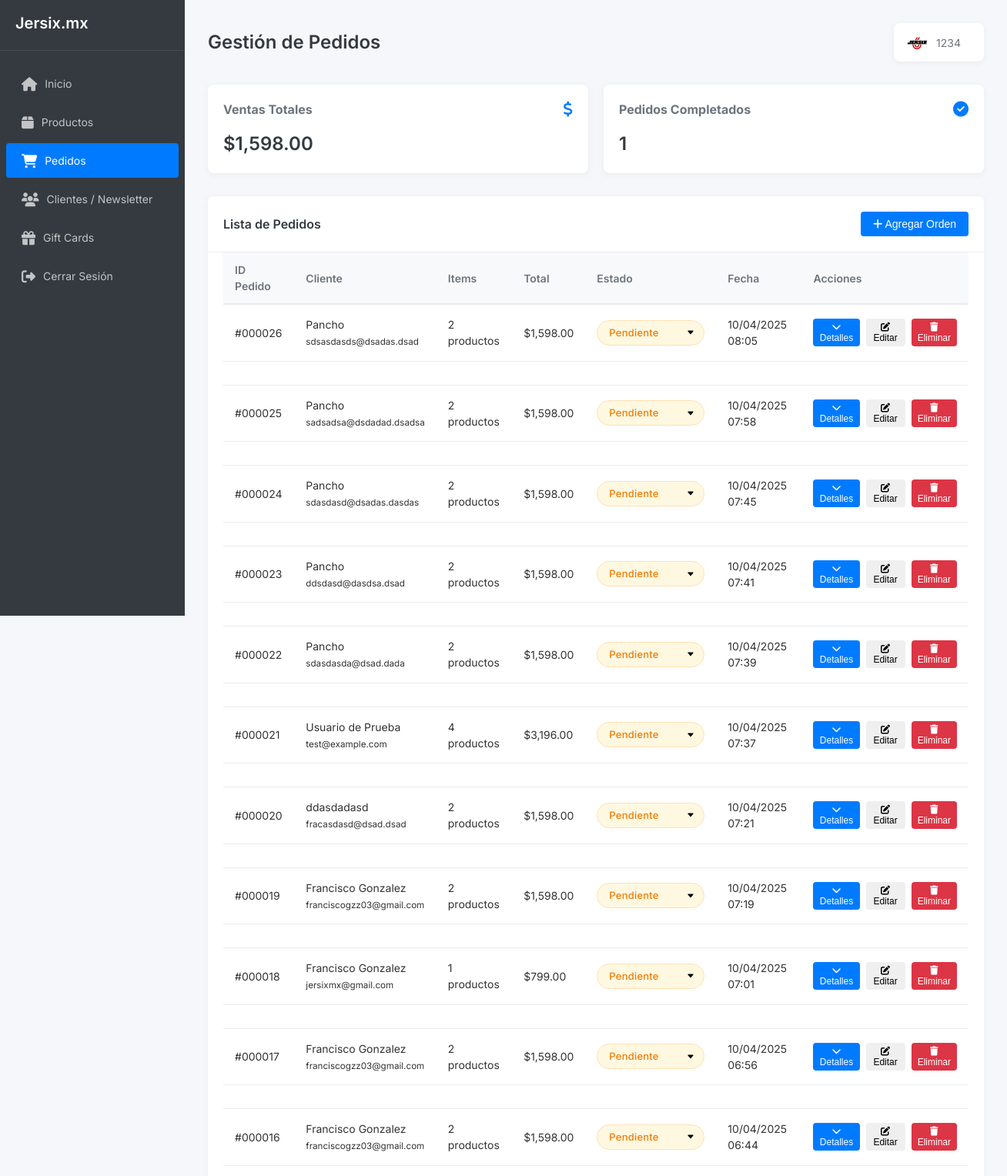
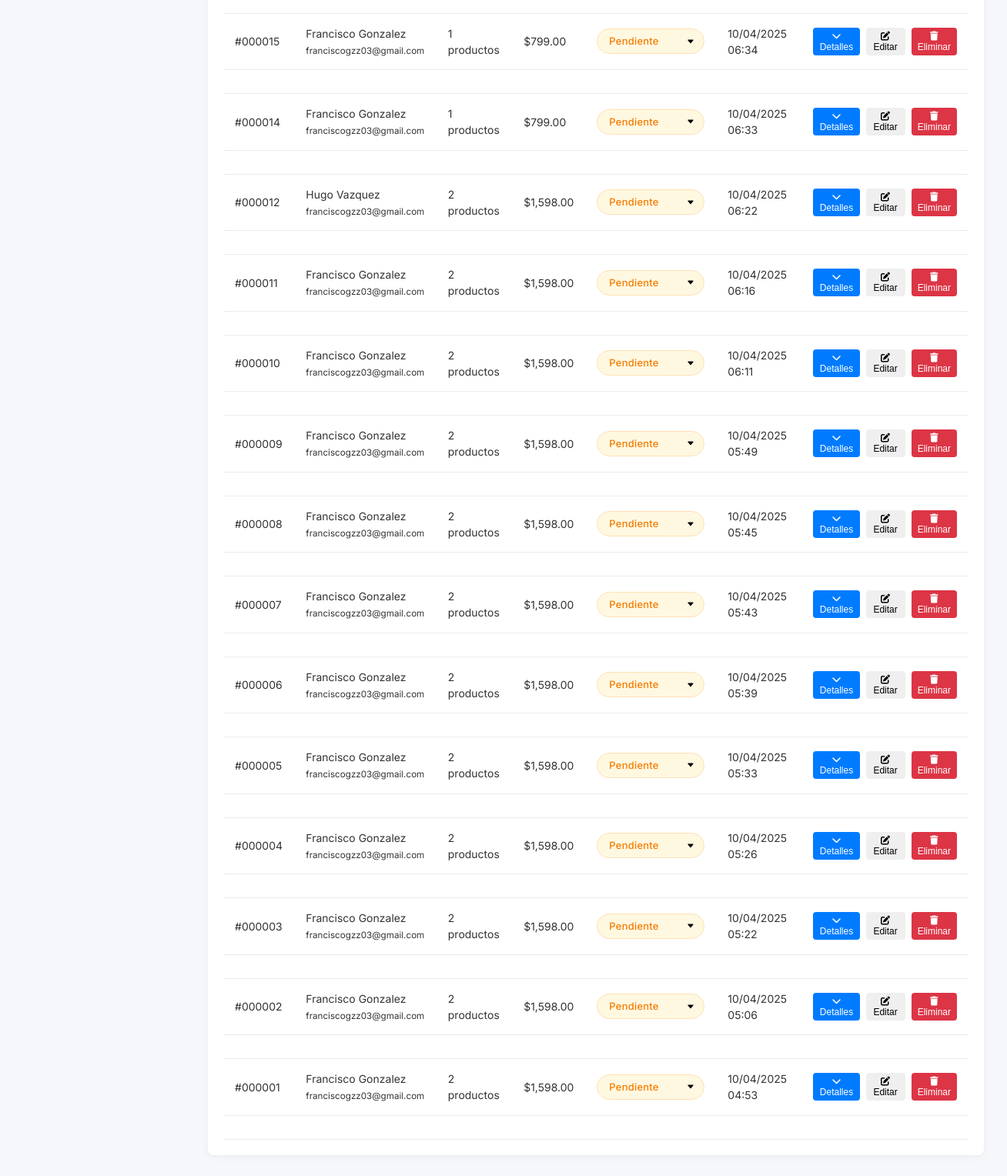
Screenshot of /admin2/orders.php (signed in) with the database file from the repository (2 pictures, top to bottom).
### tables this page shows
CREATE TABLE `sales_stats` (
  `id` int(11) NOT NULL,
  `total_sales` decimal(10,2) DEFAULT 0.00,
  `total_orders` int(11) DEFAULT 0
);

CREATE TABLE `orders` (
  `order_id` int(11) NOT NULL,
  `customer_name` varchar(255) NOT NULL,
  `customer_email` varchar(255) NOT NULL,
  `phone` varchar(20) NOT NULL,
  `street` varchar(255) NOT NULL,
  `colony` varchar(255) NOT NULL,
  `city` varchar(255) NOT NULL,
  `state` varchar(255) NOT NULL,
  `zip_code` varchar(10) NOT NULL,
  `status` enum('pending','processing','completed','cancelled') DEFAULT 'pending',
  `payment_status` enum('pending','paid','failed') DEFAULT 'pending' COMMENT 'Tracks the payment status of an order',
  `created_at` timestamp NOT NULL DEFAULT current_timestamp(),
  `payment_method` varchar(50) DEFAULT NULL,
  `payment_id` varchar(255) DEFAULT NULL,
  `payment_notes` text DEFAULT NULL,
  `total_amount` decimal(10,2) NOT NULL DEFAULT 0.00
);

### admin2/orders.php (the view, shortened to what this page needs)
<?php
require_once __DIR__ . '/../config/database.php';
try {
    $pdo = getConnection();
    $pdo->setAttribute(PDO::ATTR_ERRMODE, PDO::ERRMODE_EXCEPTION);
} catch(PDOException $e) {
    die('Error de conexión a la base de datos: ' . $e->getMessage());
}
try {
    $stats_stmt = $pdo->query("SELECT total_sales, total_orders FROM sales_stats LIMIT 1");
    $stats = $stats_stmt->fetch(PDO::FETCH_ASSOC);
} catch(PDOException $e) {
    $stats = ['total_sales' => 0, 'total_orders' => 0];
}
try {
    $stmt = $pdo->query("
        SELECT
            o.*,
            COUNT(DISTINCT oi.order_item_id) as total_items,
            SUM(oi.quantity * oi.price) as order_total_before_discount,
            CASE
                WHEN o.payment_notes REGEXP 'Gift Card aplicada:.+\\- Monto: \\$([0-9.]+)' THEN
                    SUM(oi.quantity * oi.price) - (
                        SELECT CAST(REGEXP_REPLACE(
                            REGEXP_SUBSTR(o.payment_notes, 'Gift Card aplicada:.+\\- Monto: \\$([0-9.]+)'),
                            'Gift Card aplicada:.+\\- Monto: \\$', ''
                        ) AS DECIMAL(10,2))
                    )
                ELSE SUM(oi.quantity * oi.price)
            END as order_total,
            GROUP_CONCAT(DISTINCT CONCAT(p.name, ' (', oi.quantity, ')') SEPARATOR ', ') as products_summary
        FROM orders o
        LEFT JOIN order_items oi ON o.order_id = oi.order_id
        LEFT JOIN products p ON oi.product_id = p.product_id
        GROUP BY
            o.order_id,
            o.customer_name,
            o.customer_email,
            o.status,
            o.created_at,
            o.phone,
            o.street,
            o.colony,
            o.city,
            o.state,
            o.zip_code,
            o.payment_status,
            o.payment_notes
        ORDER BY o.created_at DESC
    ");
    $orders = $stmt->fetchAll(PDO::FETCH_ASSOC);
} catch(PDOException $e) {
    $error_message = "Error al obtener pedidos: " . $e->getMessage();
    $orders = [];
}
function calcularPrecioReal($item) {
    $precioBase = floatval($item['price']);
    $precioFinal = $precioBase;
    $tienePersonalizacion = !empty($item['personalization_name']) || !empty($item['personalization_number']);
    $tieneParche = false;
    $nombreProducto = strtolower($item['product_name'] ?? '');
    $esJersey = (
        strpos($nombreProducto, 'jersey') !== false ||
        strpos($nombreProducto, 'camiseta') !== false ||
        strpos($nombreProducto, 'milan') !== false ||
        strpos($nombreProducto, 'manchester') !== false ||
        strpos($nombreProducto, 'barcelona') !== false ||
        strpos($nombreProducto, 'real madrid') !== false ||
        strpos($nombreProducto, 'rayados') !== false ||
        strpos($nombreProducto, 'tigres') !== false ||
        strpos($nombreProducto, 'chivas') !== false ||
        strpos($nombreProducto, 'america') !== false ||
        strpos($nombreProducto, 'arsenal') !== false ||
        strpos($nombreProducto, 'chelsea') !== false ||
        strpos($nombreProducto, 'liverpool') !== false ||
        strpos($nombreProducto, 'atletico') !== false ||
        strpos($nombreProducto, 'ajax') !== false ||
        strpos($nombreProducto, 'juventus') !== false ||
        strpos($nombreProducto, 'tottenham') !== false ||
        strpos($nombreProducto, 'bayern') !== false ||
        strpos($nombreProducto, 'borussia') !== false ||
        strpos($nombreProducto, 'napoli') !== false ||
        strpos($nombreProducto, 'inter') !== false
    ) && strpos($nombreProducto, 'gift card') === false;
    $subtotal = $item['quantity'] * $precioFinal;
    return [
        'precio_base' => $precioBase,
        'precio_final' => $precioFinal,
        'subtotal' => $subtotal,
        'tiene_personalizacion' => $tienePersonalizacion,
        'tiene_parche' => $tieneParche,
        'es_jersey' => $esJersey
    ];
}
?>
<!DOCTYPE html>
<html lang="es">
<head>
    <link rel="stylesheet" href="https://cdnjs.cloudflare.com/ajax/libs/font-awesome/6.4.0/css/all.min.css">
</head>
<body>
    <div class="dashboard-layout">
        <aside class="sidebar">
            <div class="sidebar-header">
                <h2>Jersix.mx</h2>
            </div>
            <ul class="nav-menu">
                <li class="nav-item">
                    <a href="dashboard.php">
                        <i class="fas fa-home"></i>
                        <span>Inicio</span>
                    </a>
                </li>
                <li class="nav-item">
                    <a href="products.php">
                        <i class="fas fa-box"></i>
                        <span>Productos</span>
                    </a>
                </li>
                <li class="nav-item active">
                    <a href="orders.php">
                        <i class="fas fa-shopping-cart"></i>
                        <span>Pedidos</span>
                    </a>
                </li>
                <li class="nav-item">
                    <a href="newsletter.php">
                        <i class="fas fa-users"></i>
                        <span>Clientes / Newsletter</span>
                    </a>
                </li>
                <li class="nav-item">
                    <a href="giftcards.php">
                        <i class="fas fa-gift"></i>
                        <span>Gift Cards</span>
                    </a>
                </li>
                <li class="nav-item">
                    <a href="logout.php">
                        <i class="fas fa-sign-out-alt"></i>
                        <span>Cerrar Sesión</span>
                    </a>
                </li>
            </ul>
        </aside>
        <main class="main-content">
            <div class="topbar">
                <div>
                    <h1>Gestión de Pedidos</h1>
                </div>
                <div class="user-info">
                    <img src="../img/ICON.png" alt="User" style="width: 30px; height: 30px; border-radius: 50%; margin-right: 10px;">
                    <span><?php echo $_SESSION['admin_name'] ?? 'Administrador'; ?></span>
                </div>
            </div>
            <div class="stats-panel">
                <div class="stat-card">
                    <div class="stat-card-header">
                        <h3>Ventas Totales</h3>
                        <i class="fas fa-dollar-sign"></i>
                    </div>
                    <div class="stat-card-value">$<?php echo number_format($stats['total_sales'], 2); ?></div>
                </div>
                <div class="stat-card">
                    <div class="stat-card-header">
                        <h3>Pedidos Completados</h3>
                        <i class="fas fa-check-circle"></i>
                    </div>
                    <div class="stat-card-value"><?php echo $stats['total_orders']; ?></div>
                </div>
            </div>
            <div class="panel">
                <div class="panel-header">
                    <h3 class="panel-title">Lista de Pedidos</h3>
                    <div style="display: flex; gap: 10px;">
                        <button class="btn btn-primary" onclick="openAddOrderModal()">
                            <i class="fas fa-plus"></i> Agregar Orden
                        </button>
                    </div>
                </div>
                <?php if (empty($orders)): ?>
                    <div class="empty-state">
                        <div class="empty-state-icon">
                            <i class="fas fa-shopping-cart"></i>
                        </div>
                        <h3 class="empty-state-title">No hay pedidos disponibles</h3>
                        <p class="empty-state-description">Los pedidos aparecerán aquí cuando los clientes realicen compras</p>
                    </div>
                <?php else: ?>
                    <div class="table-container">
                        <table>
                            <thead>
                                <tr>
                                    <th>ID Pedido</th>
                                    <th>Cliente</th>
                                    <th>Items</th>
                                    <th>Total</th>
                                    <th>Estado</th>
                                    <th>Fecha</th>
                                    <th>Acciones</th>
                                </tr>
                            </thead>
                            <tbody>
                                <?php foreach ($orders as $order): ?>
                                    <?php
                                    $isGiftcardPayment = ($order['payment_method'] === 'giftcard' || $order['payment_method'] === 'giftcard+paypal' || strpos($order['payment_notes'] ?? '', 'Gift Card aplicada') !== false);
                                    ?>
                                    <tr data-order-id="<?php echo $order['order_id']; ?>" <?php echo $isGiftcardPayment ? 'data-payment="giftcard"' : ''; ?>>
                                        <td data-label="ID Pedido">#<?php echo str_pad($order['order_id'], 6, '0', STR_PAD_LEFT); ?></td>
                                        <td data-label="Cliente">
                                            <div><?php echo htmlspecialchars($order['customer_name']); ?></div>
                                            <small><?php echo htmlspecialchars($order['customer_email']); ?></small>
                                        </td>
                                        <td data-label="Items"><?php echo $order['total_items']; ?> productos</td>
                                        <td data-label="Total">
                                            <?php
                                            $real_total_stmt = $pdo->prepare("
                                                SELECT
                                                    oi.*,
                                                    p.name as product_name
                                                FROM order_items oi
                                                LEFT JOIN products p ON oi.product_id = p.product_id
                                                WHERE oi.order_id = ?
                                            ");
                                            $real_total_stmt->execute([$order['order_id']]);
                                            $items = $real_total_stmt->fetchAll(PDO::FETCH_ASSOC);
                                            $real_total = 0;
                                            foreach ($items as $item) {
                                                $priceData = calcularPrecioReal($item);
                                                $real_total += $priceData['subtotal'];
                                            }
                                            $discount_amount = 0;
                                            $isGiftcardPayment = ($order['payment_method'] === 'giftcard' || $order['payment_method'] === 'giftcard+paypal' || strpos($order['payment_notes'] ?? '', 'Gift Card aplicada') !== false);
                                            if ($order['payment_method'] === 'giftcard') {
                                                echo '<div style="font-weight: 500; color: #28a745;">$0 <small style="color: #6c757d; text-decoration: line-through;">($' . number_format($real_total, 2) . ')</small></div>';
                                            } elseif ($discount_amount > 0) {
                                                $paid_amount = $real_total - $discount_amount;
                                                echo '<div>';
                                                echo '<span style="font-weight: 500; color: #28a745;">$' . number_format($paid_amount, 2) . '</span><br>';
                                                echo '<small style="color: #6c757d; text-decoration: line-through;">$' . number_format($real_total, 2) . '</small>';
                                                echo '</div>';
                                            } else {
                                                echo '$' . number_format($real_total, 2);
                                            }
                                            ?>
                                        </td>
                                        <td data-label="Estado">
                                            <select class="status-select status-<?php echo $order['status']; ?>"
                                                    data-order-id="<?php echo $order['order_id']; ?>"
                                                    data-previous-status="<?php echo $order['status']; ?>"
                                                    <?php if ($order['payment_method'] === 'giftcard'): ?>data-giftcard="true"<?php endif; ?>
                                                    onchange="updateOrderStatus(this)">
                                                <option value="pending" <?php echo $order['status'] == 'pending' ? 'selected' : ''; ?>>Pendiente</option>
                                            </select>
                                        </td>
                                        <td data-label="Fecha"><?php echo date('d/m/Y H:i', strtotime($order['created_at'])); ?></td>
                                        <td data-label="Acciones">
                                            <div class="action-buttons">
                                                <button class="btn btn-sm btn-primary expand-button" onclick="toggleOrderDetails(<?php echo $order['order_id']; ?>)">
                                                    <i class="fas fa-chevron-down"></i> Detalles
                                                </button>
                                                <button class="btn btn-sm btn-warning" onclick="editOrder(<?php echo $order['order_id']; ?>)">
                                                    <i class="fas fa-edit"></i> Editar
                                                </button>
                                                <button class="btn btn-sm btn-danger" onclick="deleteOrder(<?php echo $order['order_id']; ?>)">
                                                    <i class="fas fa-trash"></i> Eliminar
                                                </button>
                                            </div>
                                        </td>
                                    </tr>
                                    <tr data-order-id="<?php echo $order['order_id']; ?>" <?php echo $isGiftcardPayment ? 'data-payment="giftcard"' : ''; ?>>
                                        <td colspan="8">
                                        </td>
                                    </tr>
                                <?php endforeach; ?>
                            </tbody>
                        </table>
                    </div>
                <?php endif; ?>
            </div>
        </main>
    </div>
</body>
</html>

### rows the page displays
sales_stats: total_sales "1,598.00", total_orders "1"
orders: order_id "000026", customer_name "Pancho", customer_email "sdsasdasds@dsadas.dsad", total_items "2", real_total "1,598.00", status+order_id+payment_method "Pendiente", created_at "10/04/2025 08:05"
orders: order_id "000025", customer_name "Pancho", customer_email "sadsadsa@dsdadad.dsadsa", total_items "2", real_total "1,598.00", status+order_id+payment_method "Pendiente", created_at "10/04/2025 07:58"
orders: order_id "000024", customer_name "Pancho", customer_email "sdasdasd@dsadas.dasdas", total_items "2", real_total "1,598.00", status+order_id+payment_method "Pendiente", created_at "10/04/2025 07:45"
orders: order_id "000023", customer_name "Pancho", customer_email "ddsdasd@dasdsa.dsad", total_items "2", real_total "1,598.00", status+order_id+payment_method "Pendiente", created_at "10/04/2025 07:41"
orders: order_id "000022", customer_name "Pancho", customer_email "sdasdasda@dsad.dada", total_items "2", real_total "1,598.00", status+order_id+payment_method "Pendiente", created_at "10/04/2025 07:39"
orders: order_id "000021", customer_name "Usuario de Prueba", customer_email "test@example.com", total_items "4", real_total "3,196.00", status+order_id+payment_method "Pendiente", created_at "10/04/2025 07:37"
orders: order_id "000020", customer_name "ddasdadasd", customer_email "fracasdasd@dsad.dsad", total_items "2", real_total "1,598.00", status+order_id+payment_method "Pendiente", created_at "10/04/2025 07:21"
orders: order_id "000019", customer_name "Francisco Gonzalez", customer_email "franciscogzz03@gmail.com", total_items "2", real_total "1,598.00", status+order_id+payment_method "Pendiente", created_at "10/04/2025 07:19"
orders: order_id "000018", customer_name "Francisco Gonzalez", customer_email "jersixmx@gmail.com", total_items "1", real_total "799.00", status+order_id+payment_method "Pendiente", created_at "10/04/2025 07:01"
orders: order_id "000017", customer_name "Francisco Gonzalez", customer_email "franciscogzz03@gmail.com", total_items "2", real_total "1,598.00", status+order_id+payment_method "Pendiente", created_at "10/04/2025 06:56"
orders: order_id "000016", customer_name "Francisco Gonzalez", customer_email "franciscogzz03@gmail.com", total_items "2", real_total "1,598.00", status+order_id+payment_method "Pendiente", created_at "10/04/2025 06:44"
orders: order_id "000015", customer_name "Francisco Gonzalez", customer_email "franciscogzz03@gmail.com", total_items "1", real_total "799.00", status+order_id+payment_method "Pendiente", created_at "10/04/2025 06:34"
orders: order_id "000014", customer_name "Francisco Gonzalez", customer_email "franciscogzz03@gmail.com", total_items "1", real_total "799.00", status+order_id+payment_method "Pendiente", created_at "10/04/2025 06:33"
orders: order_id "000012", customer_name "Hugo Vazquez", customer_email "franciscogzz03@gmail.com", total_items "2", real_total "1,598.00", status+order_id+payment_method "Pendiente", created_at "10/04/2025 06:22"
orders: order_id "000011", customer_name "Francisco Gonzalez", customer_email "franciscogzz03@gmail.com", total_items "2", real_total "1,598.00", status+order_id+payment_method "Pendiente", created_at "10/04/2025 06:16"
orders: order_id "000010", customer_name "Francisco Gonzalez", customer_email "franciscogzz03@gmail.com", total_items "2", real_total "1,598.00", status+order_id+payment_method "Pendiente", created_at "10/04/2025 06:11"
orders: order_id "000009", customer_name "Francisco Gonzalez", customer_email "franciscogzz03@gmail.com", total_items "2", real_total "1,598.00", status+order_id+payment_method "Pendiente", created_at "10/04/2025 05:49"
orders: order_id "000008", customer_name "Francisco Gonzalez", customer_email "franciscogzz03@gmail.com", total_items "2", real_total "1,598.00", status+order_id+payment_method "Pendiente", created_at "10/04/2025 05:45"
orders: order_id "000007", customer_name "Francisco Gonzalez", customer_email "franciscogzz03@gmail.com", total_items "2", real_total "1,598.00", status+order_id+payment_method "Pendiente", created_at "10/04/2025 05:43"
orders: order_id "000006", customer_name "Francisco Gonzalez", customer_email "franciscogzz03@gmail.com", total_items "2", real_total "1,598.00", status+order_id+payment_method "Pendiente", created_at "10/04/2025 05:39"
orders: order_id "000005", customer_name "Francisco Gonzalez", customer_email "franciscogzz03@gmail.com", total_items "2", real_total "1,598.00", status+order_id+payment_method "Pendiente", created_at "10/04/2025 05:33"
orders: order_id "000004", customer_name "Francisco Gonzalez", customer_email "franciscogzz03@gmail.com", total_items "2", real_total "1,598.00", status+order_id+payment_method "Pendiente", created_at "10/04/2025 05:26"
orders: order_id "000003", customer_name "Francisco Gonzalez", customer_email "franciscogzz03@gmail.com", total_items "2", real_total "1,598.00", status+order_id+payment_method "Pendiente", created_at "10/04/2025 05:22"
orders: order_id "000002", customer_name "Francisco Gonzalez", customer_email "franciscogzz03@gmail.com", total_items "2", real_total "1,598.00", status+order_id+payment_method "Pendiente", created_at "10/04/2025 05:06"
orders: order_id "000001", customer_name "Francisco Gonzalez", customer_email "franciscogzz03@gmail.com", total_items "2", real_total "1,598.00", status+order_id+payment_method "Pendiente", created_at "10/04/2025 04:53"

### other values shown
$_SESSION['admin_name'] "1234"
